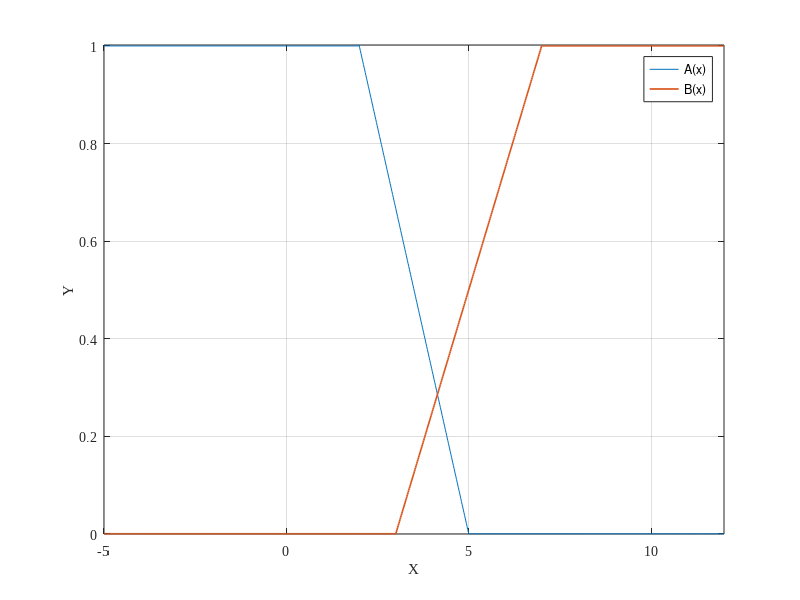
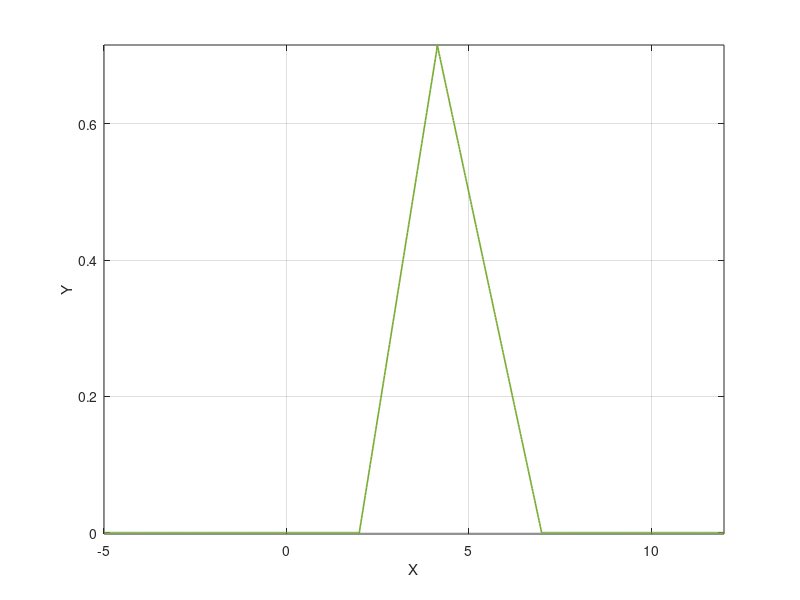

Source code (MATLAB) for these figures, in order: (Note: this script raises an error after producing the figures.)
function [A,B, f] = plot_functions (creat_pdf_bool)

    if nargin == 0
        creat_pdf_bool = false;
    end

    size = 1000;
    tol = 1e-2;
    x = linspace(-5, 12, size);
    A = zeros(1, size);
    B = A;

    i2 = find_num(x, 2, tol);
    i5 = find_num(x, 5, tol);
    i3 = find_num(x, 3, tol);
    i7 = find_num(x, 7, tol);

    % fprintf('i2 = %d\t x(i2) = %f\n', i2, x(i2))
    % fprintf('i5 = %d\t x(i5) = %f\n', i5, x(i5))
    % fprintf('i3 = %d\t x(i3) = %f\n', i3, x(i3))
    % fprintf('i7 = %d\t x(i2) = %f\n', i7, x(i7))

    A(1,1:i2) = 1;
    A(1,i2:i5) = 1 - (x(i2:i5)-2)/3;
    A(1, i5:size) = 0;

    B(1, 1:i3) = 0;
    B(1, i3:i7) = (x(i3:i7)-3)/4;
    B(1, i7:size) = 1;

    figure(1);
    plot(x, A, x, B, "LinEwidth", 1.2);
    axis tight;
    grid on;
    xlabel('X');
    ylabel('Y');
    legend('A(x)', 'B(x)');
    set(gca, "FontName", "Times New Roman");
    if creat_pdf_bool == true
        exportgraphics(gca, 'a_b_functions.pdf', 'ContentType', 'vector');
    end

    a_b_midpoint = 29/7;
    i_a_b_midpoint = find_num(x, a_b_midpoint, tol);
    
    f = zeros(1, size);

    f(1, 1:i2) = 0;
    f(1, i2:i_a_b_midpoint) = (x(1, i2:i_a_b_midpoint)-2) / 3;
    f(1, i_a_b_midpoint:i7) = 1 - (x(1, i_a_b_midpoint:i7)-3)/4;
    f(1, i7:size) = 0;

    figure(2);
    plot(x, f, "LineWidth", 1.2, 'Color', "#77AC30");
    axis tight;
    grid on;
    xlabel('X');
    ylabel('Y');
    xline(a_b_midpoint);
    legend('not(A(x) OR B(x))');
    set(gca, "FontName", "Times New Roman");
    if creat_pdf_bool == true
        exportgraphics(gca, 'expression_plot.pdf', 'ContentType', 'vector');
    end
end

function [i] = find_num (x, num_to_find, tolerance)
    for i=1:size(x,2)
        if abs(x(1,i) - num_to_find) < tolerance
            return;
        end
    end
    i = -1;
end
